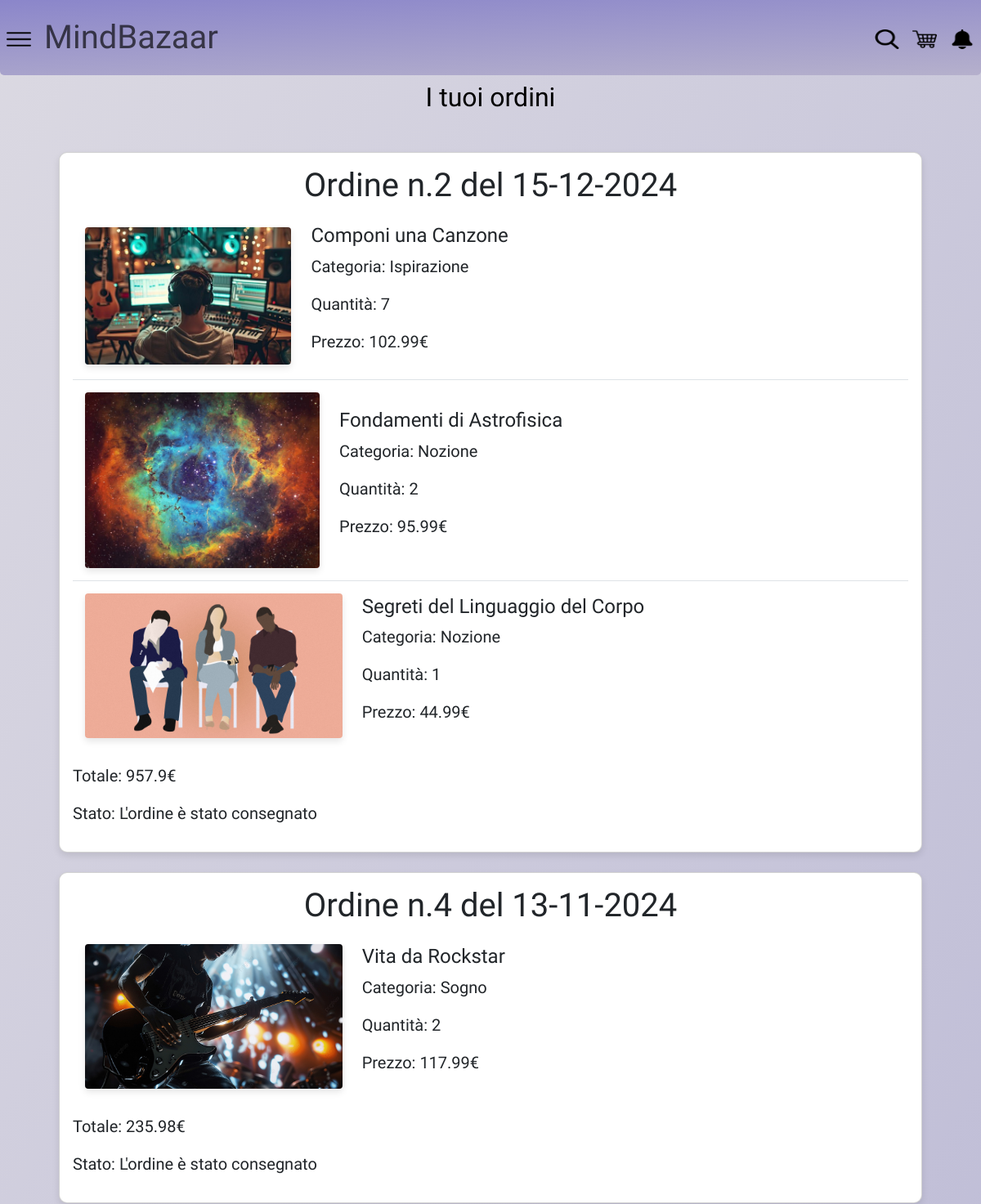
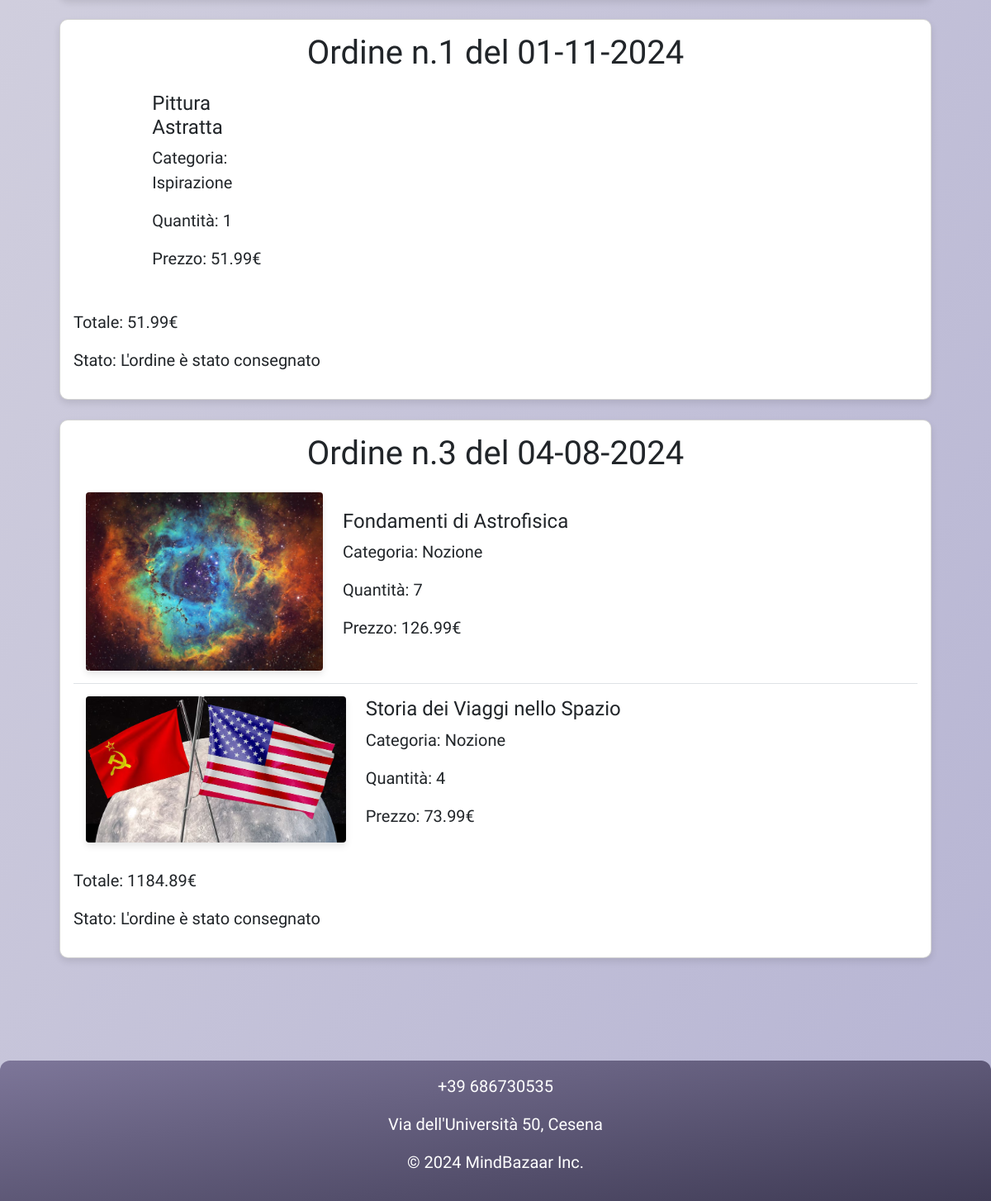
Screenshot of /orders.php (signed in) with the database file from the repository (2 pictures, top to bottom).
### tables this page shows
create table ORDINI (
     tempo_ordinazione datetime not null,
     tempo_spedizione datetime not null,
     tempo_consegna datetime not null,
     id int not null auto_increment,
     username varchar(20) not null,
     constraint ID_ORDINE_ID primary key (id));

create table ARTICOLI (
     id_prodotto int not null,
     formato varchar(20) not null,
     durata varchar(15) not null,
     intensita int not null,
     prezzo decimal(5,2) not null,
     disponibilita int not null,
     versione int not null,
     constraint ID_ARTICOLO_ID primary key (id_prodotto, versione));

create table PRODOTTI (
     id int not null auto_increment,
     nome varchar(50) not null,
     descrizione varchar(200) not null,
     eta_minima int not null,
     immagine varchar(50) not null,
     nome_categoria varchar(20) not null,
     constraint ID_PRODOTTO_ID primary key (id));

create table RICHIESTE (
     id_ordine int not null,
     id_prodotto int not null,
     versione_articolo int not null,
     quantita int not null,
     constraint ID_RICHIESTA_ID primary key (id_ordine, id_prodotto, versione_articolo));

### orders.php (called while the page is built, shortened)
<?php
require_once 'bootstrap.php';
$templateParams["titolo"] = "MindBazaar - Ordini";
$templateParams["nome"] = "ordersList.php";
$orders = $dbh->getOrdersByUsername($_SESSION["username"]);
require 'template/base.php';

### db/database.php (called while the page is built, shortened)
<?php
class DatabaseHelper {
    private $db;
    public function __construct($servername, $username, $password, $dbname, $port) {
        $this->db = new mysqli($servername, $username, $password, $dbname, $port);
    }
    public function getOrdersByUsername($username) {
        $stmt = $this->db->prepare(
            "SELECT O.*
            FROM ORDINI O
            WHERE O.username = ?
            ORDER BY O.tempo_ordinazione DESC"
        );
        $stmt->bind_param("s", $username);
        $stmt->execute();
        $result = $stmt->get_result();
        return $result->fetch_all(MYSQLI_ASSOC);
    }
    public function getArticlesByOrderId($orderId) {
        $stmt = $this->db->prepare(
            "SELECT A.*, P.*, R.*, O.*
            FROM ARTICOLI A JOIN RICHIESTE R
            ON R.id_prodotto = A.id_prodotto
            JOIN PRODOTTI P ON P.id = A.id_prodotto
            JOIN ORDINI O ON O.id = R.id_ordine
            WHERE R.versione_articolo = A.versione
            AND R.id_ordine = ?"
        );
        $stmt->bind_param("s", $orderId);
        $stmt->execute();
        $result = $stmt->get_result();
        return $result->fetch_all(MYSQLI_ASSOC);
    }
}

### bootstrap.php (called while the page is built, shortened)
<?php
require_once("utils/functions.php");
require_once("db/database.php");
$dbh = new DatabaseHelper("localhost", "root", "", "MindBazaar", 3306);

### utils/functions.php (called while the page is built, shortened)
<?php
function calculateTotal($articles) {
    $total = 0;
    foreach ($articles as $article) {
        $total += $article["prezzo"] * $article["quantita"];
    }
    return $total;
}
function getImagePath($category, $imageName) {
    return getImageDir($category) . "/" . $imageName;
}
function getImageDir($category) {
    switch ($category) {
        case "Sogno":
            return DREAMS_DIR;
        case "Ispirazione":
            return INSPIRATIONS_DIR;
        case "Nozione":
            return NOTIONS_DIR;
    }
}
function getOrderState($tempo_spedizione, $tempo_consegna) {
    $data = new Datetime("now");
    $tempo_spedizione = new DateTime(str_replace(' ', 'T', $tempo_spedizione));
    $tempo_consegna = new DateTime(str_replace(' ', 'T', $tempo_consegna));
    $result = "";
    if ($data < $tempo_spedizione) {
        $result = "L'ordine è in fase di preparazione";
    } elseif ($data < $tempo_consegna) {
        $result = "L'ordine è stato spedito";
    } else {
        $result = "L'ordine è stato consegnato";
    }
    return $result;
}

### template/ordersList.php (the view)
<section>
    <div class="text-center">
        <h2>I tuoi ordini</h2>
    </div>
    <div class="container mt-5">
        <div class="row">
            <?php foreach ($orders as $order): ?>
                <div id="ord-<?php echo ($order["id"]) ?>" class="col-12 mb-4">
                    <div class="card">
                        <div class="card-body">
                            <h3 class="card-title text-center">
                                Ordine n.<?php echo ($order["id"]) ?> del <?php echo date('d-m-Y', strtotime($order["tempo_ordinazione"])); ?>
                            </h3>
                            <ul class="list-group list-group-flush">
                                <?php
                                $articoli = $dbh->getArticlesByOrderId($order["id"]);
                                foreach ($articoli as $article): ?>
                                    <li class="list-group-item">
                                        <div class="row align-items-center">
                                            <div class="col-12 col-md-4 text-center mb-3 mb-md-0">
                                                <img src="<?php echo getImagePath($article["nome_categoria"], $article["immagine"]); ?>"
                                                    alt=""
                                                    class="img-fluid singleProduct-image"/>
                                            </div>
                                            <div class="col-12 col-md-8">
                                                <h4><?php echo ($article["nome"]) ?></h4>
                                                <p>Categoria: <?php echo ($article["nome_categoria"]) ?></p>
                                                <p>Quantità: <?php echo ($article["quantita"]) ?></p>
                                                <p>Prezzo: <?php echo ($article["prezzo"]) ?>€</p>
                                            </div>
                                        </div>
                                    </li>
                                <?php endforeach; ?>
                            </ul>
                            <div class="mt-3">
                                <p><strong>Totale:</strong> <?php echo (calculateTotal($articoli)) ?>€</p>
                                <p><strong>Stato:</strong> <?php echo (getOrderState($order["tempo_spedizione"], $order["tempo_consegna"])) ?></p>
                            </div>
                        </div>
                    </div>
                </div>
            <?php endforeach; ?>
        </div>
    </div>
</section>

### template/base.php (shortened to what this page needs)
<!DOCTYPE html>
<html lang="it">
<head>
    <link href="https://cdn.jsdelivr.net/npm/bootstrap@5.3.3/dist/css/bootstrap.min.css" rel="stylesheet"
 />
    <link rel="stylesheet" type="text/css" href="./css/style.css" />
</head>
<body>
    <header class="fixed-top">
        <nav class="navbar navbar-expand">
            <ul class="navbar-nav">
                <li class="nav-item">
                    <a class="nav-link" href="javascript:void(0)" onclick="toggleNav()">
                        <img src="<?php echo SYMBOLS_DIR . 'menu.png'; ?>" alt="Menu" />
                    </a>
                </li>
                <li class="nav-item">
                    <a class="nav-link" href="index.php">
                        <h1 class="m-0">MindBazaar</h1>
                    </a>
                </li>
            </ul>
            <ul class="navbar-nav ms-auto">
                <li class="nav-item">
                    <a class="nav-link" href="javascript:void(0)" onclick="toggleSearch()">
                        <img src="<?php echo SYMBOLS_DIR . 'search.png'; ?>" alt="Search" />
                    </a>
                </li>
                <li class="nav-item">
                    <a class="nav-link" href="cart.php">
                        <img src="<?php echo SYMBOLS_DIR . 'shopping-cart.png'; ?>" alt="Cart" />
                    </a>
                </li>
                <li class="nav-item">
                    <a class="nav-link" href="notifications.php" id="notification-badge">
                        <img id="notification-icon-0" src="<?php echo SYMBOLS_DIR . 'notificationEmpty.png'; ?>" alt="Notifications" />
                    </a>
                </li>
            </ul>
        </nav>
    </header>
    <main class="flex-grow-1">
        <?php if (isset($templateParams["nome"])) {
            require($templateParams["nome"]);
        }; ?>
    </main>
    <footer id="footer" class="text-white">
        <div class="text-center p-3">
            <p>+39 686730535</p>
            <p>Via dell'Università 50, Cesena</p>
            <p>&copy 2024 MindBazaar Inc.</p>
        </div>
    </footer>
</body>
</html>

### css/style.css (style rules this page uses)
body { color: black; font-family: 'Roboto Condensed'; font-weight: 300; font-size: 20px; min-height: 100vh; display: flex; flex-direction: column; background-color: #dadff7; background-image: linear-gradient(120deg, #dbd9e2, #b6b4d3); }
body>header { background-color: #dadff7; background-image: linear-gradient(178deg, #8b86ca, #b5b0cc); border-bottom-right-radius: 5px; border-bottom-left-radius: 5px; }
body>main { padding-top: 100px !important; padding-bottom: 100px !important; padding-right: 5% !important; padding-left: 5% !important; }
body>footer { background-color: #232533; background-image: linear-gradient(172deg, #7d7699, #3f3b55); border-top-right-radius: 12px; border-top-left-radius: 12px; z-index: 4; }
a { text-decoration: none; }
ol, ul { list-style: none; }
.navbar-nav { align-items: center; }
.navbar-nav h1, .navbar-nav h2 { margin: 0; padding: 0; line-height: inherit; vertical-align: middle; }
.nav-link img { width: 30px; height: 24px; display: inline; transition-duration: 0.4s; }
.card { border-radius: 10px; box-shadow: 0 4px 8px rgba(0, 0, 0, 0.1); }
.card-title { font-size: 2.5rem; }
.card-body { display: flex; flex-direction: column; }
.card img { max-width: 100%; height: auto; border-radius: 4px; box-shadow: 0 4px 8px rgba(0, 0, 0, 0.1); }
.list-group-item { display: flex; align-items: center; padding: 15px; }
.singleProduct-image { width: 100%; max-width: 300px; height: auto; border-radius: 8px; box-shadow: 0 4px 8px rgba(0, 0, 0, 0.1); max-width: 100%; }

### rows the page displays
ordini: id "2", tempo_ordinazione "15-12-2024", articoli "957.9", tempo_spedizione+tempo_consegna "L'ordine è stato consegnato"
articoli: id_prodotto.immagine (picture), id_prodotto.nome "Componi una Canzone", id_prodotto.nome_categoria "Ispirazione", richieste.quantita "7", prezzo "102.99"
articoli: id_prodotto.immagine (picture), id_prodotto.nome "Fondamenti di Astrofisica", id_prodotto.nome_categoria "Nozione", richieste.quantita "2", prezzo "95.99"
articoli: id_prodotto.immagine (picture), id_prodotto.nome "Segreti del Linguaggio del Corpo", id_prodotto.nome_categoria "Nozione", richieste.quantita "1", prezzo "44.99"
ordini: id "4", tempo_ordinazione "13-11-2024", articoli "235.98", tempo_spedizione+tempo_consegna "L'ordine è stato consegnato"
articoli: id_prodotto.immagine (picture), id_prodotto.nome "Vita da Rockstar", id_prodotto.nome_categoria "Sogno", richieste.quantita "2", prezzo "117.99"
ordini: id "1", tempo_ordinazione "01-11-2024", articoli "51.99", tempo_spedizione+tempo_consegna "L'ordine è stato consegnato"
articoli: id_prodotto.nome "Pittura Astratta", id_prodotto.nome_categoria "Ispirazione", richieste.quantita "1", prezzo "51.99"
ordini: id "3", tempo_ordinazione "04-08-2024", articoli "1184.89", tempo_spedizione+tempo_consegna "L'ordine è stato consegnato"
articoli: id_prodotto.immagine (picture), id_prodotto.nome "Fondamenti di Astrofisica", id_prodotto.nome_categoria "Nozione", richieste.quantita "7", prezzo "126.99"
articoli: id_prodotto.immagine (picture), id_prodotto.nome "Storia dei Viaggi nello Spazio", id_prodotto.nome_categoria "Nozione", richieste.quantita "4", prezzo "73.99"
